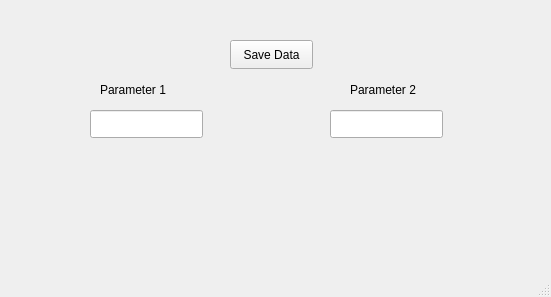
<?xml version="1.0" encoding="UTF-8"?>
<ui version="4.0">
 <class>MainWindow</class>
 <widget class="QMainWindow" name="MainWindow">
  <property name="geometry">
   <rect>
    <x>0</x>
    <y>0</y>
    <width>551</width>
    <height>297</height>
   </rect>
  </property>
  <property name="windowTitle">
   <string>MainWindow</string>
  </property>
  <widget class="QWidget" name="centralwidget">
   <widget class="QPushButton" name="pushButtonSave">
    <property name="geometry">
     <rect>
      <x>230</x>
      <y>40</y>
      <width>83</width>
      <height>29</height>
     </rect>
    </property>
    <property name="text">
     <string>Save Data</string>
    </property>
   </widget>
   <widget class="QLineEdit" name="lineEditP1">
    <property name="geometry">
     <rect>
      <x>90</x>
      <y>110</y>
      <width>113</width>
      <height>28</height>
     </rect>
    </property>
   </widget>
   <widget class="QLineEdit" name="lineEditP2">
    <property name="geometry">
     <rect>
      <x>330</x>
      <y>110</y>
      <width>113</width>
      <height>28</height>
     </rect>
    </property>
   </widget>
   <widget class="QLabel" name="labelP1">
    <property name="geometry">
     <rect>
      <x>100</x>
      <y>80</y>
      <width>91</width>
      <height>20</height>
     </rect>
    </property>
    <property name="text">
     <string>Parameter 1</string>
    </property>
   </widget>
   <widget class="QLabel" name="labelP2">
    <property name="geometry">
     <rect>
      <x>350</x>
      <y>80</y>
      <width>81</width>
      <height>20</height>
     </rect>
    </property>
    <property name="text">
     <string>Parameter 2</string>
    </property>
   </widget>
  </widget>
  <widget class="QMenuBar" name="menubar">
   <property name="geometry">
    <rect>
     <x>0</x>
     <y>0</y>
     <width>551</width>
     <height>25</height>
    </rect>
   </property>
  </widget>
  <widget class="QStatusBar" name="statusbar"/>
 </widget>
 <resources/>
 <connections/>
</ui>
